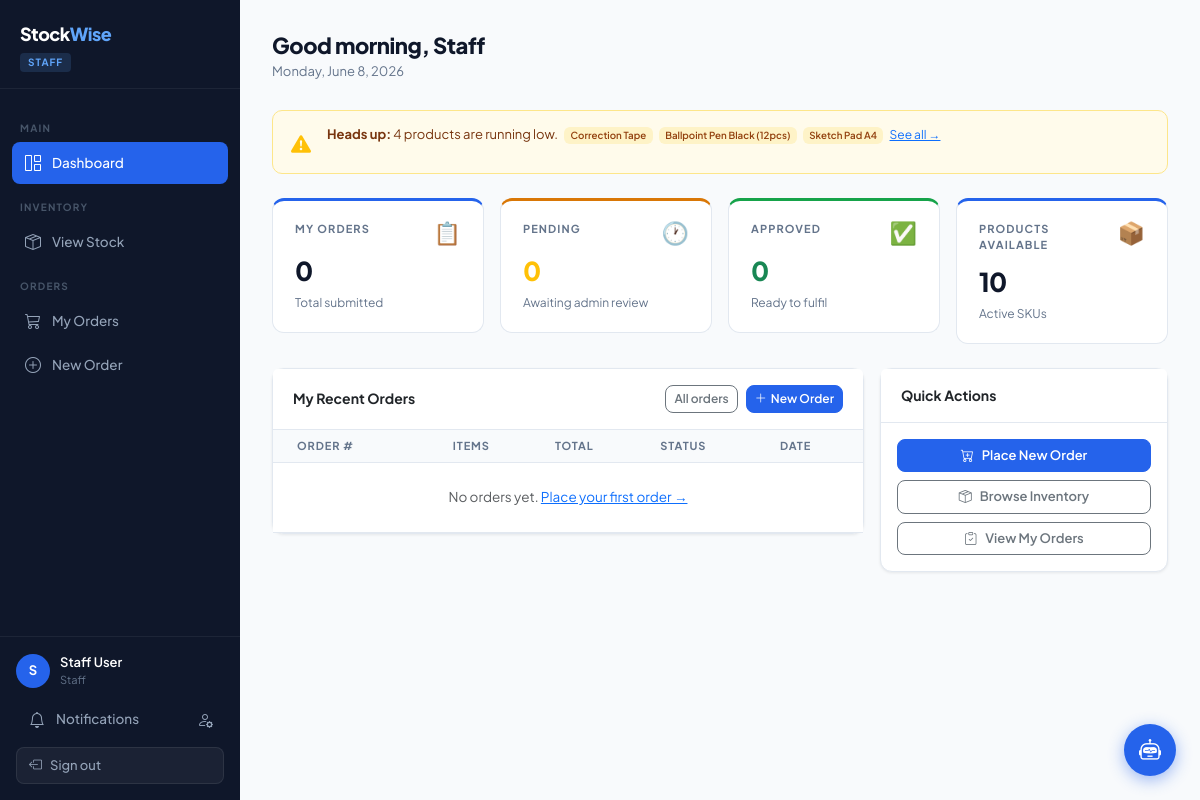
Screenshot of /staff/dashboard.php (signed in) with the database file from the repository.
### tables this page shows
CREATE TABLE products (
    id              INT AUTO_INCREMENT PRIMARY KEY,
    category_id     INT,
    sku             VARCHAR(50) NOT NULL UNIQUE,
    name            VARCHAR(150) NOT NULL,
    description     TEXT,
    unit            VARCHAR(30) NOT NULL DEFAULT 'pcs',
    price           DECIMAL(10,2) NOT NULL DEFAULT 0.00,
    stock_quantity  INT NOT NULL DEFAULT 0,
    low_stock_threshold INT NOT NULL DEFAULT 10,
    is_active       TINYINT(1) NOT NULL DEFAULT 1,
    created_at      DATETIME DEFAULT CURRENT_TIMESTAMP,
    updated_at      DATETIME DEFAULT CURRENT_TIMESTAMP ON UPDATE CURRENT_TIMESTAMP,
    FOREIGN KEY (category_id) REFERENCES categories(id) ON DELETE SET NULL
);

### classes/Auth.php (called while the page is built, shortened)
<?php
require_once __DIR__ . '/../config/database.php';
class Auth {
    public static function user(): array {
        return [
            'id'   => $_SESSION['user_id']   ?? null,
            'name' => $_SESSION['user_name'] ?? 'Guest',
            'role' => $_SESSION['user_role'] ?? null,
        ];
    }
}

### config/database.php (called while the page is built, shortened)
<?php
class Database {
    private static ?PDO $instance = null;
    public static function getInstance(): PDO {
        if (self::$instance === null) {
            $dsn = 'mysql:host=' . DB_HOST . ';dbname=' . DB_NAME . ';charset=utf8mb4';
            $options = [
                PDO::ATTR_ERRMODE            => PDO::ERRMODE_EXCEPTION,
                PDO::ATTR_DEFAULT_FETCH_MODE => PDO::FETCH_ASSOC,
                PDO::ATTR_EMULATE_PREPARES   => false,
            ];
            try {
                self::$instance = new PDO($dsn, DB_USER, DB_PASS, $options);
            } catch (PDOException $e) {
                die(json_encode(['error' => 'Database connection failed: ' . $e->getMessage()]));
            }
        }
        return self::$instance;
    }
}

### classes/Product.php (called while the page is built, shortened)
<?php
require_once __DIR__ . '/../config/database.php';
class Product {
    private PDO $db;
    public function __construct() {
        $this->db = Database::getInstance();
    }
    public function getLowStock(): array {
        return $this->db->query('
            SELECT p.*, c.name AS category_name
            FROM products p
            LEFT JOIN categories c ON p.category_id = c.id
            WHERE p.stock_quantity <= p.low_stock_threshold AND p.is_active = 1
            ORDER BY p.stock_quantity ASC
        ')->fetchAll();
    }
    public function getStats(): array {
        return $this->db->query('
            SELECT
                COUNT(*) AS total,
                SUM(CASE WHEN stock_quantity <= low_stock_threshold THEN 1 ELSE 0 END) AS low_stock_count,
                SUM(stock_quantity * price) AS total_value,
                SUM(CASE WHEN stock_quantity = 0 THEN 1 ELSE 0 END) AS out_of_stock
            FROM products WHERE is_active = 1
        ')->fetch();
    }
}

### staff/dashboard.php (the view, shortened to what this page needs)
<?php
require_once __DIR__ . '/../config/database.php';
require_once __DIR__ . '/../classes/Auth.php';
require_once __DIR__ . '/../classes/Product.php';
$product  = new Product();
$order    = new Order();
$me       = Auth::user();
$myOrders   = array_slice($order->getByStaff($me['id']), 0, 5);
$prodStats  = $product->getStats();
$lowStock   = $product->getLowStock();
$db = Database::getInstance();
$stmt = $db->prepare('SELECT status, COUNT(*) as count FROM orders WHERE staff_id=? GROUP BY status');
$stmt->execute([$me['id']]);
$myStats = array_column($stmt->fetchAll(), 'count', 'status');
include __DIR__ . '/../includes/header.php';
?>
<div class="page-header">
    <h1 class="page-title">Good <?= date('G') < 12 ? 'morning' : (date('G') < 17 ? 'afternoon' : 'evening') ?>, <?= htmlspecialchars(explode(' ', $me['name'])[0]) ?></h1>
    <div class="page-subtitle"><?= date('l, F j, Y') ?></div>
</div>
<?php if (!empty($lowStock)): ?>
<div class="alert-low-stock d-flex align-items-start gap-3 mb-4">
    <i class="bi bi-exclamation-triangle-fill fs-5 mt-1 text-warning"></i>
    <div>
        <strong>Heads up:</strong> <?= count($lowStock) ?> product<?= count($lowStock) > 1 ? 's are' : ' is' ?> running low.
        <?php foreach (array_slice($lowStock, 0, 3) as $p): ?>
            <span class="badge badge-low-stock ms-1"><?= htmlspecialchars($p['name']) ?></span>
        <?php endforeach; ?>
        <a href="<?= APP_URL ?>/staff/inventory.php?filter=low" class="ms-1 fw-600" style="font-size:12px;">See all →</a>
    </div>
</div>
<?php endif; ?>
<div class="row g-3 mb-4">
    <div class="col-md-3">
        <div class="kpi-card border-blue">
            <div class="d-flex justify-content-between align-items-start mb-2">
                <div class="kpi-label mb-0">My Orders</div>
                <span style="font-size:22px;line-height:1;">📋</span>
            </div>
            <div class="kpi-value"><?= array_sum($myStats) ?></div>
            <div class="kpi-sub">Total submitted</div>
        </div>
    </div>
    <div class="col-md-3">
        <div class="kpi-card border-amber">
            <div class="d-flex justify-content-between align-items-start mb-2">
                <div class="kpi-label mb-0">Pending</div>
                <span style="font-size:22px;line-height:1;">🕐</span>
            </div>
            <div class="kpi-value text-warning"><?= $myStats['pending'] ?? 0 ?></div>
            <div class="kpi-sub">Awaiting admin review</div>
        </div>
    </div>
    <div class="col-md-3">
        <div class="kpi-card border-green">
            <div class="d-flex justify-content-between align-items-start mb-2">
                <div class="kpi-label mb-0">Approved</div>
                <span style="font-size:22px;line-height:1;">✅</span>
            </div>
            <div class="kpi-value text-success"><?= $myStats['approved'] ?? 0 ?></div>
            <div class="kpi-sub">Ready to fulfil</div>
        </div>
    </div>
    <div class="col-md-3">
        <div class="kpi-card border-blue">
            <div class="d-flex justify-content-between align-items-start mb-2">
                <div class="kpi-label mb-0">Products Available</div>
                <span style="font-size:22px;line-height:1;">📦</span>
            </div>
            <div class="kpi-value"><?= $prodStats['total'] ?></div>
            <div class="kpi-sub">Active SKUs</div>
        </div>
    </div>
</div>
<div class="row g-3">
    <div class="col-md-8">
        <div class="card">
            <div class="card-header d-flex justify-content-between align-items-center">
                My Recent Orders
                <div class="d-flex gap-2">
                    <a href="<?= APP_URL ?>/staff/orders.php" class="btn btn-sm btn-outline-secondary">All orders</a>
                    <a href="<?= APP_URL ?>/staff/new_order.php" class="btn btn-sm btn-primary">
                        <i class="bi bi-plus-lg me-1"></i>New Order
                    </a>
                </div>
            </div>
            <div class="card-body p-0">
                <table class="table table-hover mb-0">
                    <thead><tr>
                        <th class="ps-4">Order #</th><th>Items</th><th>Total</th><th>Status</th><th>Date</th>
                    </tr></thead>
                    <tbody>
                    <?php if (empty($myOrders)): ?>
                    <tr><td colspan="5" class="text-center text-muted py-4">
                        No orders yet. <a href="<?= APP_URL ?>/staff/new_order.php">Place your first order →</a>
                    </td></tr>
                    <?php else: foreach ($myOrders as $o): ?>
                    <tr>
                        <td class="ps-4 fw-700"><?= htmlspecialchars($o['order_no']) ?></td>
                        <td><?= $o['item_count'] ?></td>
                        <td class="fw-600">₱<?= number_format($o['total_amount'], 2) ?></td>
                        <td><span class="badge badge-<?= $o['status'] ?> rounded-pill px-2"><?= ucfirst($o['status']) ?></span></td>
                        <td class="text-muted" style="font-size:12px;"><?= date('M d, Y', strtotime($o['created_at'])) ?></td>
                    </tr>
                    <?php endforeach; endif; ?>
                    </tbody>
                </table>
            </div>
        </div>
    </div>
    <div class="col-md-4">
        <div class="card">
            <div class="card-header">Quick Actions</div>
            <div class="card-body d-flex flex-column gap-2">
                <a href="<?= APP_URL ?>/staff/new_order.php" class="btn btn-primary">
                    <i class="bi bi-cart-plus me-2"></i>Place New Order
                </a>
                <a href="<?= APP_URL ?>/staff/inventory.php" class="btn btn-outline-secondary">
                    <i class="bi bi-box-seam me-2"></i>Browse Inventory
                </a>
                <a href="<?= APP_URL ?>/staff/orders.php" class="btn btn-outline-secondary">
                    <i class="bi bi-clipboard-check me-2"></i>View My Orders
                </a>
            </div>
        </div>
    </div>
</div>
<?php include __DIR__ . '/../includes/footer.php'; ?>

### includes/header.php (style rules this page uses)
:root { --sidebar-width: 240px; --brand: #2563EB; --brand-dark: #1D4ED8; --success: #16A34A; --warning: #D97706; --danger: #DC2626; --surface: #F8FAFC; --border: #E2E8F0; --text: #0F172A; --muted: #64748B; }
* { font-family: 'Plus Jakarta Sans', sans-serif; }
body { background: var(--surface); color: var(--text); }
.page-header { margin-bottom: 28px; }
.page-title { font-size: 22px; font-weight: 800; letter-spacing: -0.02em; margin: 0; }
.page-subtitle { font-size: 13px; color: var(--muted); margin-top: 4px; }
.card { border: 1px solid var(--border); border-radius: 12px; box-shadow: 0 1px 3px rgba(0,0,0,0.08); }
.card-header { background: white; border-bottom: 1px solid var(--border); padding: 16px 20px; font-weight: 700; font-size: 14px; }
.kpi-card { background: white; border: 1px solid var(--border); border-radius: 12px; padding: 20px 22px; }
.kpi-card.border-blue { border-top: 3px solid var(--brand); }
.kpi-card.border-green { border-top: 3px solid var(--success); }
.kpi-card.border-amber { border-top: 3px solid var(--warning); }
.kpi-label { font-size: 11px; font-weight: 700; letter-spacing: 0.1em; text-transform: uppercase; color: var(--muted); margin-bottom: 8px; }
.kpi-value { font-size: 26px; font-weight: 800; letter-spacing: -0.03em; }
.kpi-sub { font-size: 12px; color: var(--muted); margin-top: 4px; }
.table { font-size: 13.5px; }
.table th { font-size: 11px; font-weight: 700; letter-spacing: 0.08em; text-transform: uppercase; color: var(--muted); border-bottom: 1px solid var(--border); background: #F8FAFC; }
.table td { vertical-align: middle; border-color: var(--border); }
.badge-low-stock { background:#FEF3C7; color:#92400E; font-weight:600; }
.alert-low-stock { background: #FFFBEB; border: 1.5px solid #FDE68A; border-radius: 10px; padding: 14px 18px; font-size: 13px; color: #78350F; }
.btn-primary { background: var(--brand); border-color: var(--brand); font-weight: 600; }
.btn { font-size: 13px; font-weight: 600; border-radius: 8px; }
.btn-sm { font-size: 12px; }

### rows the page displays
products: name "Correction Tape"
products: name "Ballpoint Pen Black (12pcs)"
products: name "Sketch Pad A4"

### other values shown
$user['role'] "STAFF"
substr($user['name'], 0, 1) "S"
$user['name'] "Staff User"
$user['role'] "Staff"
explode(' ', $me['name'])[0] "Staff"
count($lowStock) "4"
array_sum($myStats) "0"
$myStats['pending'] "0"
$myStats['approved'] "0"
$prodStats['total'] "10"
